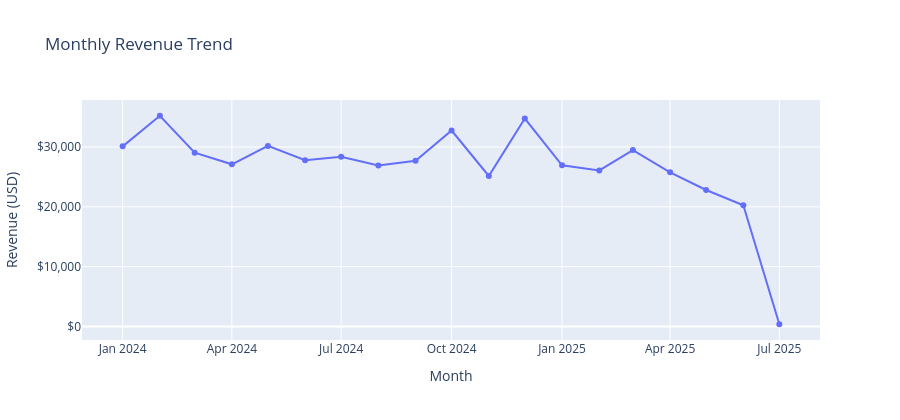

Write notebook code for a chart like this one.
### Code cell
monthly_revenue = (sales.set_index("order_date").resample("MS")
                   .agg(revenue=("revenue", "sum"), orders=("order_id", "nunique"))
                   .reset_index())
fig = px.line(monthly_revenue, x="order_date", y="revenue", markers=True,
              hover_data={"orders": True}, title="Monthly Revenue Trend",
              labels={"order_date": "Month", "revenue": "Revenue (USD)"})
fig.update_layout(yaxis_tickprefix="$", yaxis_tickformat=",", height=420)
fig.show()

### Figure 1 — Plotly figure (JSON) as saved in the notebook; plotly's stock layout.template omitted (floating-point values rounded to 4 significant figures)
{"data": [{"customdata": [[147], [153], [140], [123], [126], [133], [145], [134], [131], [144], [122], [146], [135], [121], [140], [122], [114], [122], [2]], "hovertemplate": "Month=%{x}<br>Revenue (USD)=%{y}<br>orders=%{customdata[0]}<extra></extra>", "legendgroup": "", "line": {"color": "#636efa", "dash": "solid"}, "marker": {"symbol": "circle"}, "mode": "lines+markers", "name": "", "orientation": "v", "showlegend": false, "type": "scatter", "x": ["2024-01-01T00:00:00.000000", "2024-02-01T00:00:00.000000", "2024-03-01T00:00:00.000000", "2024-04-01T00:00:00.000000", "2024-05-01T00:00:00.000000", "2024-06-01T00:00:00.000000", "2024-07-01T00:00:00.000000", "2024-08-01T00:00:00.000000", "2024-09-01T00:00:00.000000", "2024-10-01T00:00:00.000000", "2024-11-01T00:00:00.000000", "2024-12-01T00:00:00.000000", "2025-01-01T00:00:00.000000", "2025-02-01T00:00:00.000000", "2025-03-01T00:00:00.000000", "2025-04-01T00:00:00.000000", "2025-05-01T00:00:00.000000", "2025-06-01T00:00:00.000000", "2025-07-01T00:00:00.000000"], "xaxis": "x", "y": [30110.0, 35220.0, 29050.0, 27110.0, 30180.0, 27800.0, 28380.0, 26900.0, 27690.0, 32750.0, 25160.0, 34750.0, 26930.0, 26090.0, 29480.0, 25760.0, 22810.0, 20270.0, 372.6], "yaxis": "y"}], "layout": {"height": 420, "legend": {"tracegroupgap": 0}, "title": {"text": "Monthly Revenue Trend"}, "xaxis": {"anchor": "y", "domain": [0, 1], "title": {"text": "Month"}}, "yaxis": {"anchor": "x", "domain": [0, 1], "tickformat": ",", "tickprefix": "$", "title": {"text": "Revenue (USD)"}}}}
